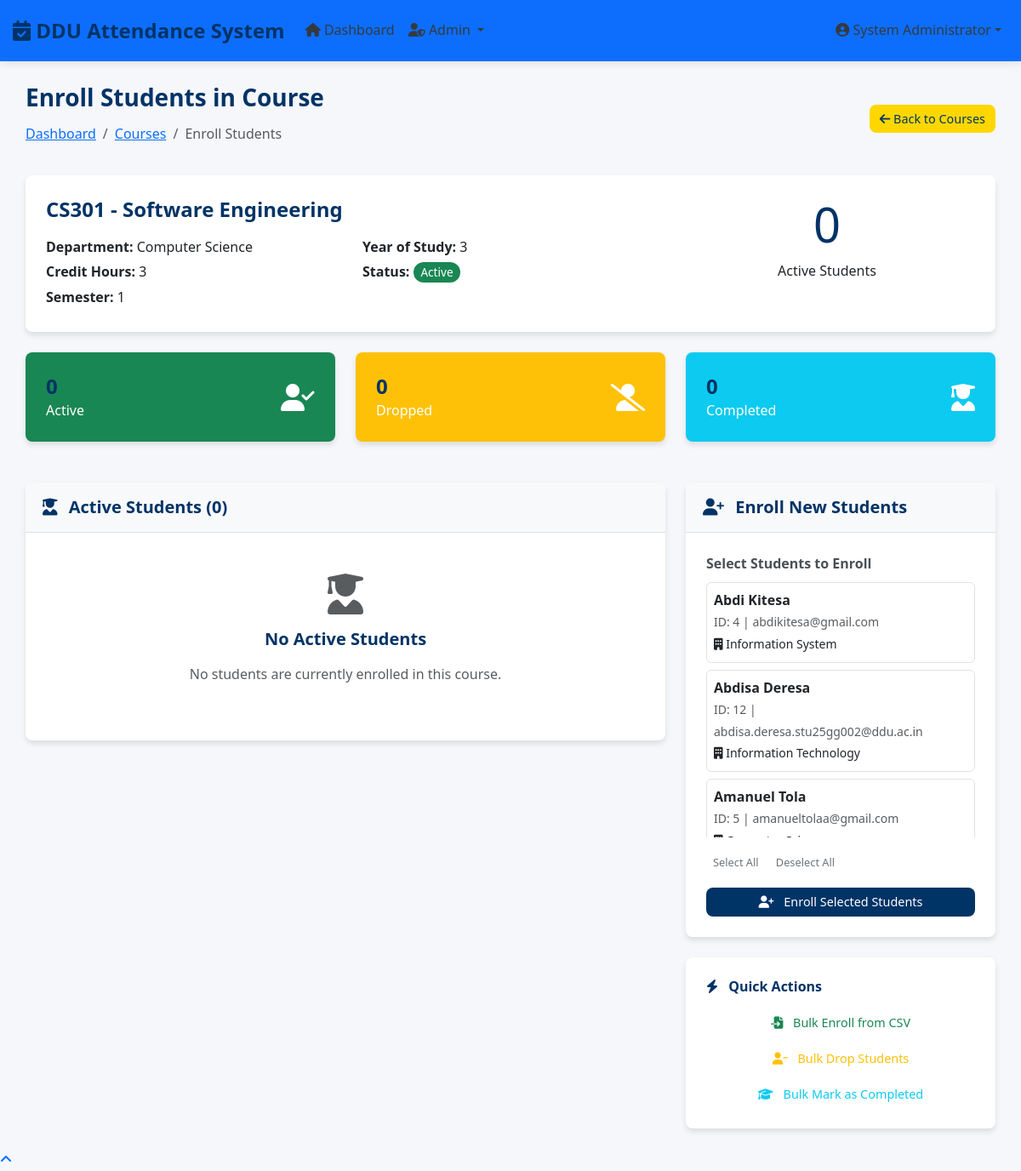
Screenshot of /admin/course_students.php?id=5 (signed in) with the database file from the repository.
### tables this page shows
CREATE TABLE `courses` (
  `course_id` int(11) NOT NULL,
  `course_code` varchar(20) NOT NULL,
  `course_name` varchar(100) NOT NULL,
  `credit_hours` int(11) DEFAULT '3',
  `department_id` int(11) DEFAULT NULL,
  `semester` int(11) DEFAULT NULL,
  `year_of_study` int(11) DEFAULT NULL,
  `description` text,
  `created_by` int(11) DEFAULT NULL,
  `is_active` tinyint(1) DEFAULT '1',
  `created_at` timestamp NOT NULL DEFAULT CURRENT_TIMESTAMP,
  `updated_at` timestamp NOT NULL DEFAULT CURRENT_TIMESTAMP ON UPDATE CURRENT_TIMESTAMP
);

CREATE TABLE `departments` (
  `department_id` int(11) NOT NULL,
  `department_code` varchar(20) NOT NULL,
  `department_name` varchar(100) NOT NULL,
  `faculty` varchar(100) DEFAULT NULL,
  `description` text,
  `created_at` timestamp NOT NULL DEFAULT CURRENT_TIMESTAMP,
  `department_head_id` int(11) DEFAULT NULL
);

CREATE TABLE `students` (
  `student_id` int(11) NOT NULL,
  `student_id_no` varchar(50) NOT NULL,
  `full_name` varchar(100) NOT NULL,
  `email` varchar(100) NOT NULL,
  `phone` varchar(20) DEFAULT NULL,
  `gender` enum('Male','Female','Other') DEFAULT NULL,
  `date_of_birth` date DEFAULT NULL,
  `department_id` int(11) DEFAULT NULL,
  `program` varchar(100) DEFAULT NULL,
  `year_of_study` int(11) DEFAULT NULL,
  `semester` int(11) DEFAULT NULL,
  `profile_image` varchar(255) DEFAULT NULL,
  `is_active` tinyint(1) DEFAULT '1',
  `created_at` timestamp NOT NULL DEFAULT CURRENT_TIMESTAMP,
  `user_id` int(11) DEFAULT NULL
);

### admin/course_students.php (the view, shortened to what the rows shown need)
<?php
require_once '../includes/db_connect.php';
$course_id = (int)($_GET['id'] ?? 0);
$course_sql = "
    SELECT c.*, d.department_name,
           (SELECT COUNT(*) FROM course_students WHERE course_id = c.course_id AND status = 'active') as enrolled_count
    FROM courses c
    LEFT JOIN departments d ON c.department_id = d.department_id
    WHERE c.course_id = ?
";
$course_stmt = $conn->prepare($course_sql);
$course_stmt->bind_param("i", $course_id);
$course_stmt->execute();
$course = $course_stmt->get_result()->fetch_assoc();
$available_sql = "
    SELECT s.student_id, s.full_name, s.email, d.department_name
    FROM students s
    LEFT JOIN departments d ON s.department_id = d.department_id
    WHERE s.is_active = 1
      AND s.student_id NOT IN (
          SELECT student_id FROM course_students
          WHERE course_id = ? AND status = 'active'
      )
    ORDER BY s.full_name
";
$available_stmt = $conn->prepare($available_sql);
$available_stmt->bind_param("i", $course_id);
$available_stmt->execute();
$available_students = $available_stmt->get_result();
include '../includes/header.php';
?>
<div class="container-fluid">
    <div class="card mb-4">
        <div class="card-body">
            <div class="row">
                <div class="col-md-8">
                    <h4 class="text-primary"><?= htmlspecialchars($course['course_code']) ?> - <?= htmlspecialchars($course['course_name']) ?></h4>
                    <div class="row mt-3">
                        <div class="col-md-6">
                            <p class="mb-1"><strong>Department:</strong> <?= htmlspecialchars($course['department_name']) ?></p>
                            <p class="mb-1"><strong>Credit Hours:</strong> <?= $course['credit_hours'] ?></p>
                            <p class="mb-1"><strong>Semester:</strong> <?= $course['semester'] ?></p>
                        </div>
                        <div class="col-md-6">
                            <p class="mb-1"><strong>Year of Study:</strong> <?= $course['year_of_study'] ?></p>
                            <p class="mb-1"><strong>Status:</strong>
                                <span class="badge bg-<?= $course['is_active'] ? 'success' : 'danger' ?>">
                                </span>
                            </p>
                        </div>
                    </div>
                </div>
            </div>
        </div>
    </div>
    <div class="row">
        <div class="col-lg-4">
            <div class="card">
                <div class="card-body">
                    <form method="POST" action="">
                        <div class="mb-3">
                            <?php if ($available_students->num_rows > 0): ?>
                                <div class="student-list" style="max-height: 300px; overflow-y: auto;">
                                    <?php while($student = $available_students->fetch_assoc()): ?>
                                        <div class="form-check mb-2 p-2 border rounded">
                                            <label class="form-check-label w-100" for="student_<?= $student['student_id'] ?>">
                                                <div>
                                                    <strong><?= htmlspecialchars($student['full_name']) ?></strong><br>
                                                    <small class="text-muted">
                                                        ID: <?= htmlspecialchars($student['student_id']) ?> |
                                                        <?= htmlspecialchars($student['email']) ?>
                                                    </small><br>
                                                    <small>
                                                        <i class="fas fa-building"></i>
                                                        <?= htmlspecialchars($student['department_name'] ?? 'N/A') ?>
                                                    </small>
                                                </div>
                                            </label>
                                        </div>
                                    <?php endwhile; ?>
                                </div>
                            <?php endif; ?>
                        </div>
                    </form>
                </div>
            </div>
        </div>
    </div>
</div>
<?php include '../includes/footer.php'; ?>

### rows the page displays
courses: course_code "CS301", course_name "Software Engineering", department.department_name "Computer Science", credit_hours "3", semester "1", year_of_study "3"
students: full_name "Abdi Kitesa", student_id "4", email "abdikitesa@gmail.com", department.department_name "Information System"
students: full_name "Abdisa Deresa", student_id "12", email "abdisa.deresa.stu25gg002@ddu.ac.in", department.department_name "Information Technology"
students: full_name "Amanuel Tola", student_id "5", email "amanueltolaa@gmail.com"

### other values shown
$full_name "System Administrator"
$stats['active_count'] "0"
$stats['dropped_count'] "0"
$stats['completed_count'] "0"
$enrolled_students->num_rows "0"
